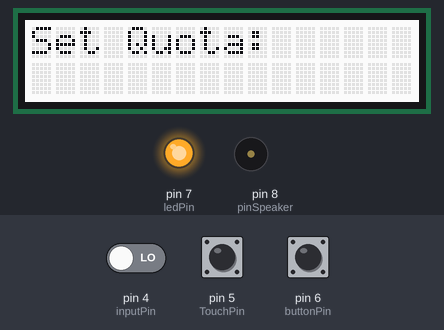
The sketch below on a simulated Arduino Uno, built with avr-gcc and run on an emulated ATmega328P. Shown: 16×2 character LCD, output pins drawn as LEDs (lit = HIGH), buzzer (waves = sounding, pin HIGH). Inputs (shaded band) come from the test bench; at power-on: pin 6 (buttonPin) LOW, pin 4 (inputPin) LOW, pin 5 (TouchPin) LOW.

Above: at 5.3 s.
5.4 s: pin 6 (buttonPin) pulled HIGH for 0.15 s
At 7.5 s:
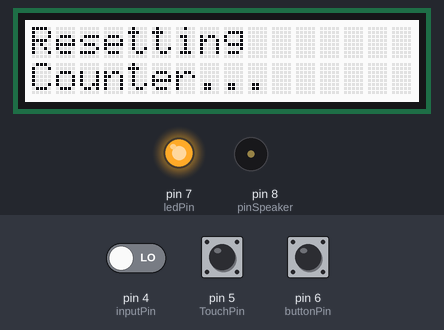
7.8 s: pin 4 (inputPin) driven HIGH
At 9.9 s:
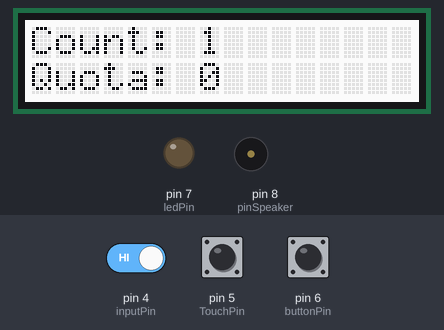
10.8 s: pin 5 (TouchPin) pulled HIGH for 1 s
At 12.7 s:
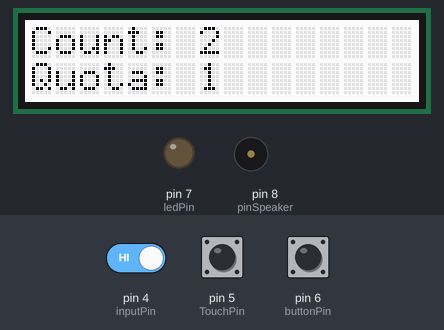
14.8 s: pin 5 (TouchPin) pulled HIGH for 3.2 s
At 18.5 s:
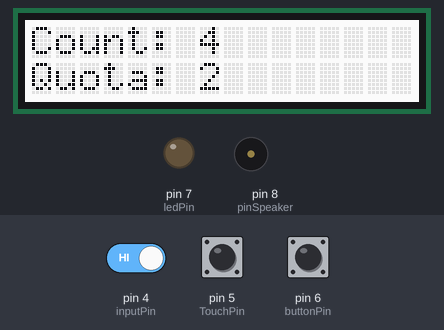
21.0 s: pin 4 (inputPin) driven LOW
At 23.5 s:
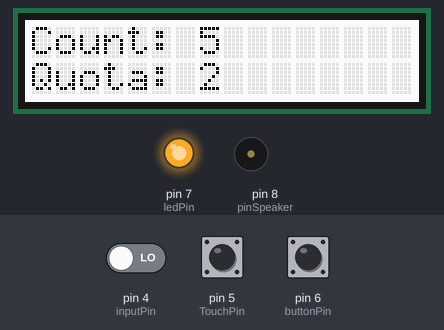
24.0 s: pin 6 (buttonPin) pulled HIGH for 1 s
At 25.3 s:
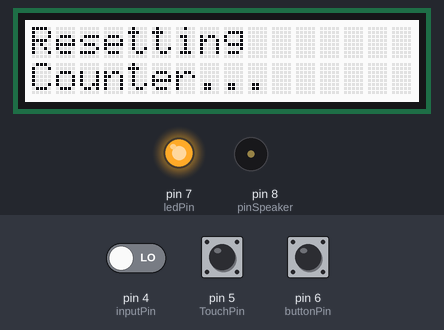
Timing chart, 0 to 27.0 s (numbered marks = the images above; inputs shaded):
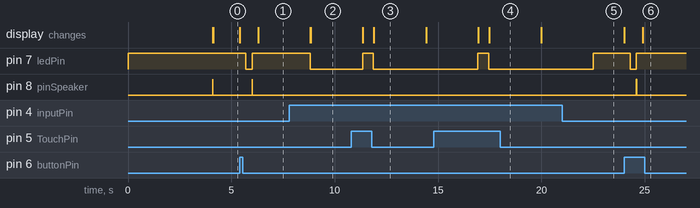

Measured:
- after the input at 5.4 s, pin 7 (ledPin): HIGH → LOW after 0.30 s, → HIGH 0.30 s later; pin 8 (pinSpeaker): LOW → HIGH after 0.60 s, → LOW 0.01 s later; the display: first changes at once (image 1 shows a later state)
- after the input at 7.8 s, pin 7 (ledPin): HIGH → LOW after 1.0 s; the display: first differs from a run without the input after 1.1 s (image 2)
- after the input at 10.8 s, pin 7 (ledPin): LOW → HIGH after 0.55 s, → LOW 0.52 s later; the display: first changes after 0.57 s (image 3 shows a later state)
- after the input at 14.8 s, pin 7 (ledPin): LOW → HIGH after 2.1 s, → LOW 0.52 s later; the display: first changes after 2.1 s (image 4 shows a later state)
- after the input at 21.0 s, pin 7 (ledPin): LOW → HIGH after 1.5 s
- after the input at 24.0 s, pin 7 (ledPin): HIGH → LOW after 0.30 s, → HIGH 0.30 s later; pin 8 (pinSpeaker): LOW → HIGH after 0.60 s, → LOW 0.01 s later; the display: first changes at once (image 6 shows a later state)
- what the display in image 3 shows lasts 2.5 s, from 11.9 s to 14.4 s

The sketch:

Fish_counter_code.ino
```cpp
#include <Wire.h>
#include "rgb_lcd.h"

rgb_lcd lcd;


int ledPin = 7;                // choose the pin for the LED
int inputPin = 4;               // choose the input pin (for PIR sensor)
const int buttonPin = 6;        //Button Pin
const int TouchPin=5;           //Touch Sensor
int pirState = LOW;             // we start, assuming no motion detected
int val = 0;                    // variable for reading the pin status
int pinSpeaker = 8;           //Set up a speaker on a PWM pin (digital 9, 10, or 11)
int fishCounter = 0;
int quota =0;
int buttonState = 0;

char dtaUart[15];
char dtaLen = 0;


void setup() {

  digitalWrite(ledPin, HIGH);    // turn LED ON
  pinMode(ledPin,OUTPUT);
  pinMode(TouchPin, INPUT);     // declare sensor as input
  pinMode(ledPin, OUTPUT);      // declare LED as output
  pinMode(inputPin, INPUT);     // declare sensor as input
  pinMode(pinSpeaker, OUTPUT);
  Serial.begin(9600);
  pinMode(buttonPin, INPUT);
  lcd.begin(16, 2);

    //Startup message
    lcd.setRGB(0, 255, 0);
    lcd.setCursor(0, 0);
    lcd.print("Fish Counter v1");
    lcd.setCursor(0, 1);
    lcd.print("Initialising..");
    delay(4000);
    lcd.clear();
    lcd.setCursor(0, 0);
    playTone(10, 40);
    lcd.print("Set Quota: ");
    lcd.setRGB(255, 255, 255);

}

void loop()
{
  int sensorValue = digitalRead(TouchPin);

      if(sensorValue==1)
    {
      lcd.setRGB(255, 255, 255);
      lcd.clear();
      digitalWrite(ledPin,HIGH);
      lcd.setCursor(0, 0);
      lcd.print("Set Quota: ");
      quota++;
      delay(500);
      lcd.print(quota);
      digitalWrite(ledPin,HIGH);

    }

  buttonState = digitalRead(buttonPin);
  if (buttonState == HIGH){
    lcd.setRGB(255, 255, 255);
    lcd.clear();
    digitalWrite(ledPin, HIGH);  // turn LED ON
    delay(300);
    digitalWrite(ledPin, LOW); //Turn Led OFF
    delay(300);
    digitalWrite(ledPin, HIGH);  // turn LED ON
    playTone(10, 40);
    delay(250);
    playTone(10, 100);
    lcd.setCursor(0, 0);
    lcd.print("Resetting");
    lcd.setCursor(0,1) ;
    lcd.print("Counter... ");
    delay(2500);
    lcd.clear();
    lcd.setCursor(0, 0);
    lcd.print("Set Quota: ");
    fishCounter = 0;
    quota =0;


  }
  else {
          val = digitalRead(inputPin);  // read input value

            if (val == HIGH)
            {            // check if the input is HIGH
              lcd.setRGB(255, 255, 255);
              lcd.clear();
              digitalWrite(ledPin, LOW); //Turn Led OFF
                playTone(10, 160);
                fishCounter ++;
                lcd.print("Count: ");
                lcd.print(fishCounter);
                lcd.setCursor(0, 1);
                lcd.print("Quota: ");
                lcd.print(quota);
                delay(2500);
                digitalWrite(ledPin, HIGH);  // turn LED ON

                if (fishCounter == quota)
                {
                  lcd.clear();
                  playTone(500, 160);
                  digitalWrite(ledPin, LOW);
                  lcd.setCursor(0, 0);
                  lcd.print("Quota Reached!");
                  lcd.setRGB(255, 0, 0);
                  delay(500);
                  lcd.setRGB(255, 255, 255);
                  delay(500);
                  lcd.setRGB(255, 0, 0);
                  delay(500);
                  lcd.setRGB(255, 255, 255);
                  delay(500);
                  lcd.setRGB(255, 0, 0);

                }
            }

  }
}


void playTone(long duration, int freq)
{
    duration *= 1000;
    int period = (1.0 / freq) * 1000000;
    long elapsed_time = 0;
    while (elapsed_time < duration)
    {
        digitalWrite(pinSpeaker,HIGH);
        delayMicroseconds(period / 2);
        digitalWrite(pinSpeaker, LOW);
        delayMicroseconds(period / 2);
        elapsed_time += (period);
    }
}
```
